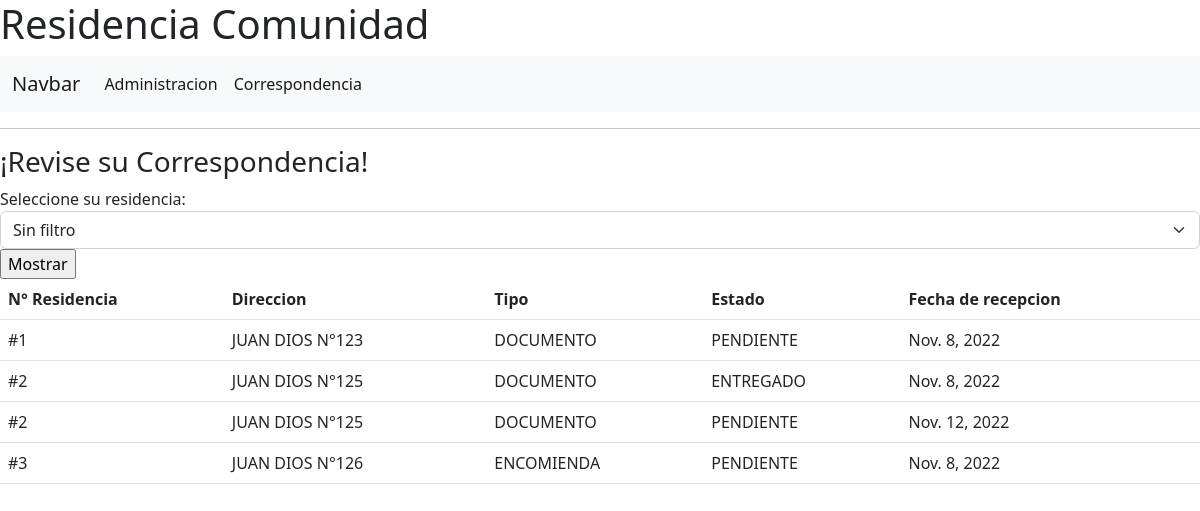
Page /correspondencia/ on the committed database.
### administracion/models.py (models this page shows, shortened)
class Correspondencia(models.Model):
    residencia = models.ForeignKey(Residencia, on_delete=models.CASCADE)
    TIPOS = models.TextChoices('TIPOS', 'DOCUMENTO ENCOMIENDA')
    ESTADOS = models.TextChoices('ESTADOS', 'PENDIENTE ENTREGADO')
    tipo = models.CharField(choices = TIPOS.choices, max_length=10)
    estado = models.CharField(choices = ESTADOS.choices, max_length=10)
    fecha_recepcion = models.DateField()

class Residencia(models.Model):
    calle = models.CharField(max_length=20)
    numero = models.CharField(max_length=10)
    fono = models.CharField(max_length=8)
    propietario = models.CharField(max_length=40)

### administracion/views.py (the view)
# urls.py: path('correspondencia/', correspondencia, name='correspondencia'),
def correspondencia(request, template_name='administracion/correspondencia.html'):
    if request.GET.get('featured'):
        opcion = request.GET.get('featured')
        correspondencias = Correspondencia.objects.filter(residencia=opcion)
    else:
        correspondencias = Correspondencia.objects.all().order_by('residencia')
    residencias = Residencia.objects.all()
    return render(request, template_name, {'correspondencias': correspondencias, 'residencias': residencias})

### administracion/templates/administracion/correspondencia.html (shortened to what this page needs)
{%  extends 'administracion/base.html' %}
{% block content %}
    <h3>¡Revise su Correspondencia!</h3>
    <form id="residencia" method="get">
        <label for="featured">Seleccione su residencia: </label>
        <select name="featured" class="form-select" aria-label="Default select example">
            <option value=''>Sin filtro</option>
        </select>
        <input type="submit" value="Mostrar"/>
    </form>
    <table class="table">
        <thead>
            <tr>
                <th scope="col">N° Residencia</th>
                <th scope="col">Direccion</th>
                <th scope="col">Tipo</th>
                <th scope="col">Estado</th>
                <th scope="col">Fecha de recepcion</th>
            </tr>
        </thead>
        <tbody>
            {% for correspondencia in correspondencias %}
                <tr>
                    <td scope="col">#{{correspondencia.residencia.id}}</td>
                    <td scope="col">{{correspondencia.residencia.calle}} N°{{correspondencia.residencia.numero}}</td>
                    <td scope="col">{{correspondencia.tipo}}</td>
                    <td scope="col">{{correspondencia.estado}}</td>
                    <td scope="col">{{correspondencia.fecha_recepcion}}</td>
                </tr>
            {% endfor %}
        </tbody>
    </table>
{% endblock %}

### administracion/templates/administracion/base.html (shortened to what this page needs)
{% load static %}
<!DOCTYPE html>
<html lang="en">
<head>
    <link rel="stylesheet" href="{% static 'administracion/css/bootstrap.css' %}">
</head>
<body>
    <h1>{% block header %} {% endblock %}</h1>
    <nav class="navbar navbar-expand-lg bg-light">
        <div class="container-fluid">
          <a class="navbar-brand" href="#">Navbar</a>
          <div class="collapse navbar-collapse" id="navbarNav">
            <ul class="navbar-nav">
              <li class="nav-item">
                <a class="nav-link active" href="{% url 'admin:index' %}">Administracion</a>
              </li>
              <li class="nav-item">
                <a class="nav-link active" href="{% url 'correspondencia' %}">Correspondencia</a>
              </li>
            </ul>
          </div>
        </div>
      </nav>
    <hr>
    {% block content %}
    {% endblock %}
</body>
</html>

### rows in the picture
Correspondencia: residencia.id "1", residencia.calle "JUAN DIOS", residencia.numero "123", tipo "DOCUMENTO", estado "PENDIENTE", fecha_recepcion "Nov. 8, 2022"
Correspondencia: residencia.id "2", residencia.calle "JUAN DIOS", residencia.numero "125", tipo "DOCUMENTO", estado "ENTREGADO", fecha_recepcion "Nov. 8, 2022"
Correspondencia: residencia.id "2", residencia.calle "JUAN DIOS", residencia.numero "125", tipo "DOCUMENTO", estado "PENDIENTE", fecha_recepcion "Nov. 12, 2022"
Correspondencia: residencia.id "3", residencia.calle "JUAN DIOS", residencia.numero "126", tipo "ENCOMIENDA", estado "PENDIENTE", fecha_recepcion "Nov. 8, 2022"
